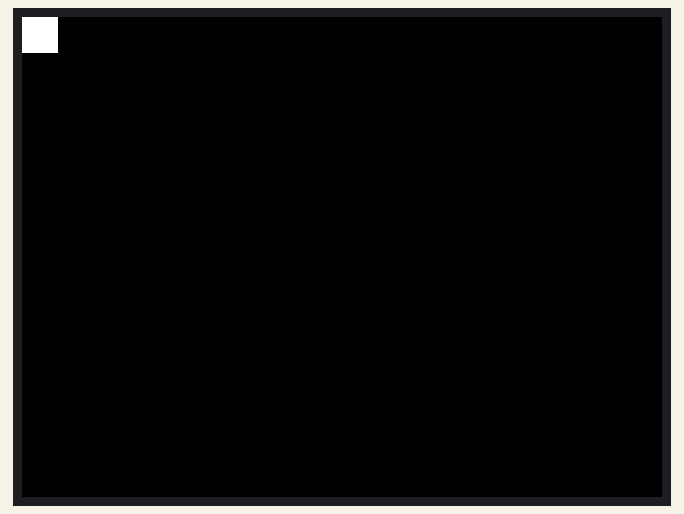
Bench run of a sketch on a simulated ESP32. Shown: 320×240 colour display.

Above: at 0.2 s.
At 2.7 s:
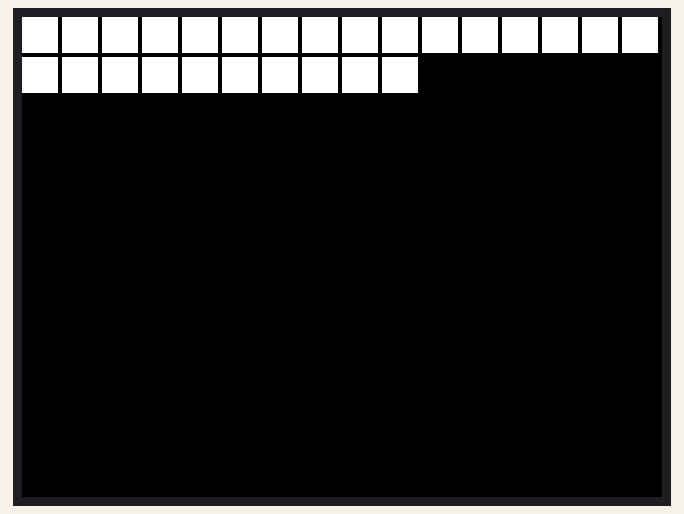
At 5.31 s:
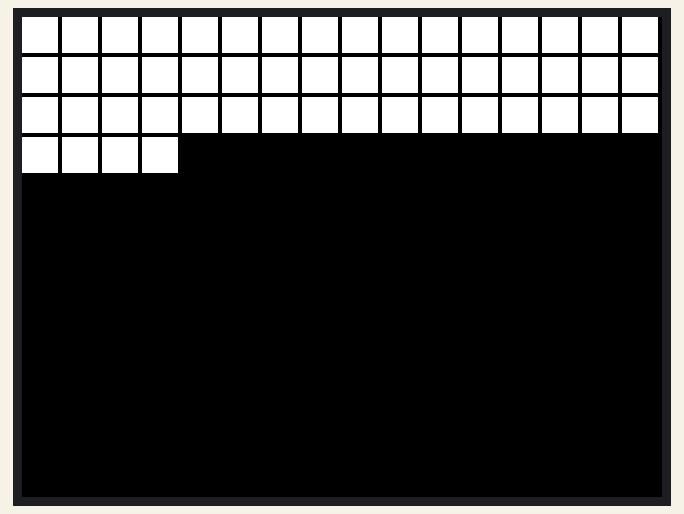
At 10.43 s:
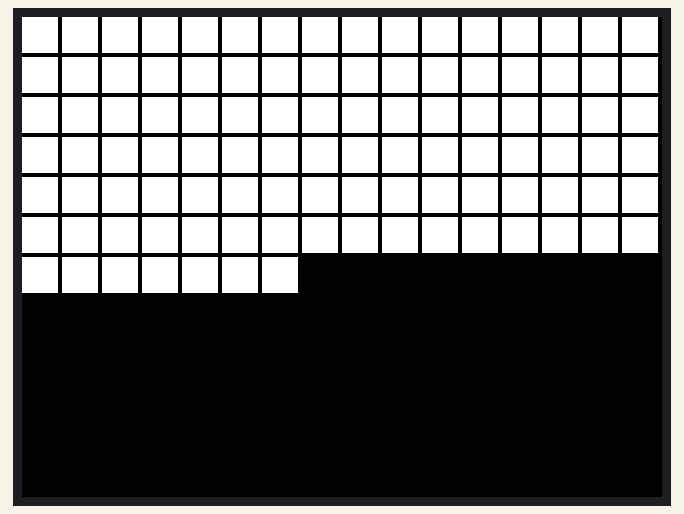
At 15.55 s:
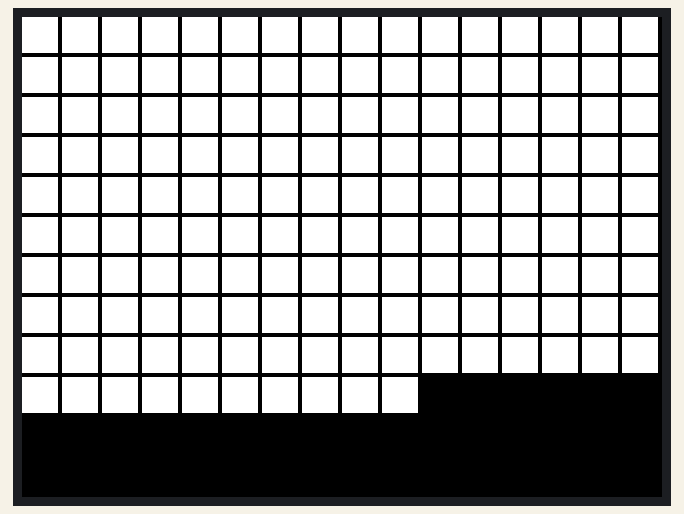
At 20.74 s:
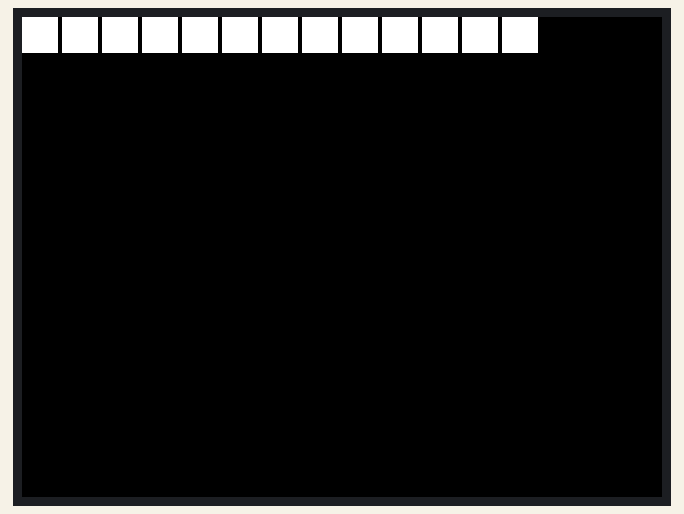

Measured:
- by itself, everything shown: repeats every 19.3 s, in 192 steps

The sketch:

6_shapes_practice.ino
```cpp
#include <M5Stack.h>

int x = 0;
int y = 0;

void setup() {
  M5.begin();
}

void loop() {
  M5.Lcd.fillRect(x, y, 18, 18, WHITE);

  x += 20;
  if (x >= 320) {
    x = 0;
    y = y + 20;
  }
  if (y >= 240) {
    y = 0;
    M5.Lcd.fillScreen(BLACK);
  }

  delay(100);
}
```
